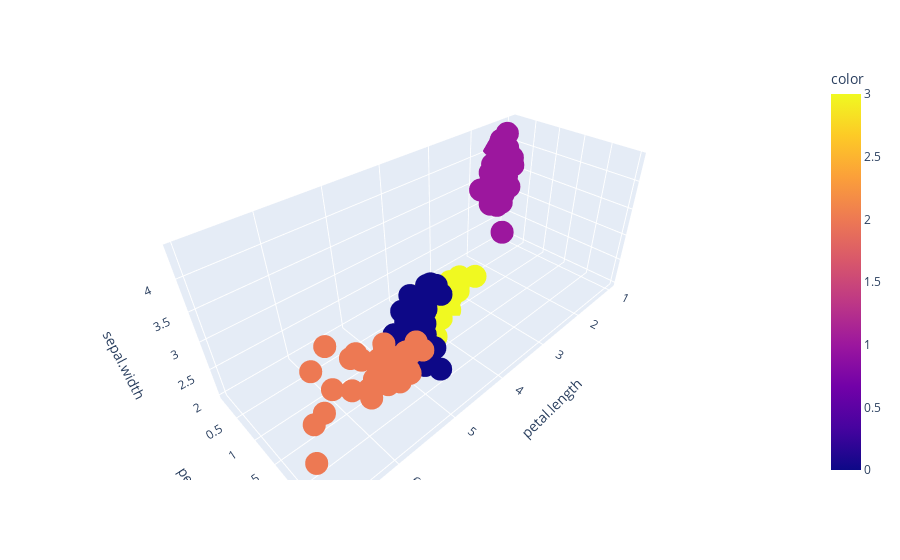

Here is the notebook cell this chart was saved with:
### Code cell
fig=px.scatter_3d(df, x='petal.length',y='petal.width',z='sepal.width',color = model.labels_)
fig.show()

### Figure 1 — Plotly figure (JSON) as saved in the notebook; plotly's stock layout.template omitted (floating-point values rounded to 4 significant figures; data arrays with more than 128 entries replaced by an {"elided": "..."} marker saying what was removed)
{"data": [{"hovertemplate": "petal.length=%{x}<br>petal.width=%{y}<br>sepal.width=%{z}<br>color=%{marker.color}<extra></extra>", "legendgroup": "", "marker": {"color": {"elided": "150 int values"}, "coloraxis": "coloraxis", "symbol": "circle"}, "mode": "markers", "name": "", "scene": "scene", "showlegend": false, "type": "scatter3d", "x": {"elided": "150 float values"}, "y": {"elided": "150 float values"}, "z": {"elided": "150 float values"}}], "layout": {"coloraxis": {"colorbar": {"title": {"text": "color"}}, "colorscale": [[0, "#0d0887"], [0.1111, "#46039f"], [0.2222, "#7201a8"], [0.3333, "#9c179e"], [0.4444, "#bd3786"], [0.5556, "#d8576b"], [0.6667, "#ed7953"], [0.7778, "#fb9f3a"], [0.8889, "#fdca26"], [1, "#f0f921"]]}, "legend": {"tracegroupgap": 0}, "margin": {"t": 60}, "scene": {"domain": {"x": [0, 1], "y": [0, 1]}, "xaxis": {"title": {"text": "petal.length"}}, "yaxis": {"title": {"text": "petal.width"}}, "zaxis": {"title": {"text": "sepal.width"}}}}}
